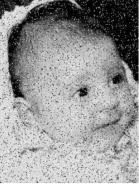
#> input picture img/bebe.jpeg, 139 x 184 px
$ python filtro-mediana.py
#> lines starting #> are read from the running program, lines starting #| are printed output that depends on the picture
import cv2
img_path = '../../img/bebe.jpeg'
origem = cv2.imread(img_path)
#> origem is the input picture: shape (184, 139, 3); min 0, max 255, mean 151.1
img = cv2.medianBlur(origem,5)
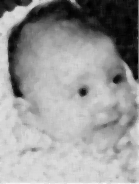
#> img: shape (184, 139, 3); min 0, max 248, mean 152.6
cv2.imshow('Original',origem)
cv2.imshow('Tratada',img)
cv2.waitKey(0)
cv2.destroyAllWindows()
